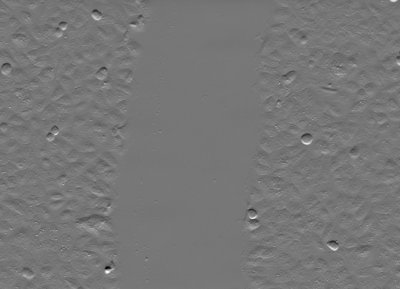
#> input picture images/scratch.jpg, 400 x 289 px
$ python 26_What_are_features_in_machine_learning.py
#> lines starting #> are read from the running program, lines starting #| are printed output that depends on the picture
# Feature is a characteristic that describe your data.

# For example, an image has 5 regions to distinguish, so we can use pixel value
# or brightness level to distinguish it. So pixel value can be a great feature.

# Other features can be that describes the edges (edges are thos where pixel value changes)

# other features can be texture, orientation, local contrast.

# So, in case of images, we can think of features as the result of  various filters that
# we apply to this image. Now what filters can be applied ? By seeing the image,
# user can say these features are best one. if we have feature vector of size 10 it means
# we have 10 different features.

# If we know what features are needed then we don't need ML.

# How to define features and feature vectors

# import cv2
# from  skimage.filters.rank import  entropy
# from  skimage.morphology import disk
#
# # img=cv2.imread('images/scratch.jpg')
# # img=cv2.cvtColor(img,cv2.COLOR_BGR2GRAY)
# # # for this image entropy filter is a good feature for segmentation based on texture.
# # # entropy is a measure of disorderness
# #
# # entropy_img = entropy(img,disk(1))
# #
# # cv2.imshow('original img',img)
# # cv2.imshow('entropy image',entropy_img)
# # cv2.waitKey(0)
# # cv2.destroyAllWindows()
#
# img=cv2.imread('images/Yeast_Cells.png')
# img=cv2.cvtColor(img,cv2.COLOR_BGR2GRAY)
# # for this image entropy filter is a good feature for segmentation based on texture.
# # entropy is a measure of disorderness
#
# entropy_img = entropy(img,disk(1))
#
# # cv2.imshow('original img',img)
# # cv2.imshow('entropy image',entropy_img)
# # cv2.waitKey(0)
# # cv2.destroyAllWindows()
# #
# # # Here entropy is not a good filter
#
# # use gaussian_blur filter
#
# from scipy import ndimage as nd
# from skimage.filters import sobel
#
# gaussian_img = nd.gaussian_filter(img,sigma=3)
# # larger the sigma value the more blurry the image is
#
# sobel=sobel(img)
#
# cv2.imshow('original img',img)
# cv2.imshow('gaussian image',gaussian_img)
# cv2.imshow('sobel image',sobel)
# cv2.waitKey(0)
# cv2.destroyAllWindows()
#
# # Here sobel filter is a good filter to separate the cells in the image


####################################################################################

# How to create feature vector


import cv2
from  skimage.filters.rank import  entropy
from  skimage.morphology import disk
from scipy import ndimage as nd
from skimage.filters import sobel
import  pandas as pd

img=cv2.imread('images/scratch.jpg')
#> img is the input picture: shape (289, 400, 3); min 0, max 255, mean 118.6
img=cv2.cvtColor(img,cv2.COLOR_BGR2GRAY)
#> img: shape (289, 400)

# create 1-d array of image pixels in pandas df

img2=img.reshape(-1)

df=pd.DataFrame()

df['Original Pixel Values']=img2

entropy_img = entropy(img,disk(1))
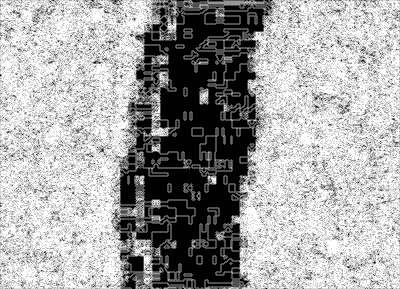
#> entropy_img: shape (289, 400) float64; min 0, max 2.32, mean 1.5; drawn with min black and max white
entropy1=entropy_img.reshape(-1)
df['Entropy']=entropy1

gaussian_img = nd.gaussian_filter(img,sigma=3)
# # larger the sigma value the more blurry the image is
gaussian1=gaussian_img.reshape(-1)
df['Gaussian']=gaussian1

sobel_img=sobel(img)
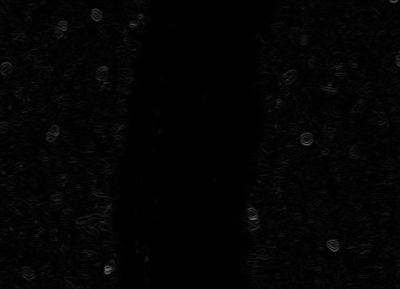
#> sobel_img: shape (289, 400) float64; min 0, max 0.469, mean 0.0152
sobel1=sobel_img.reshape(-1)
df['Sobel']=sobel1

print(df)

# In many situations, Gabol Filter is so useful so we should also have to use it.

$ run again, with images/Yeast_Cells.png saved as images/scratch.jpg
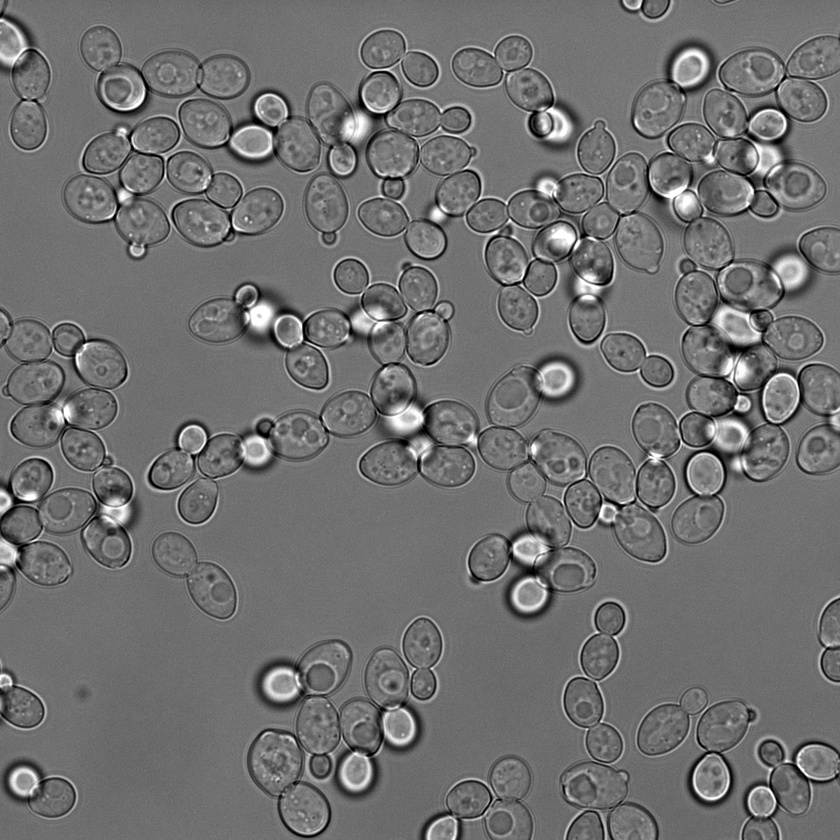
#> input picture images/Yeast_Cells.png, 840 x 840 px, shrunk from 1024 x 1024 before the run
#> img is the input picture: shape (840, 840, 3); min 0, max 255, mean 112
#> img: shape (840, 840)
#> `entropy_img = entropy(img,disk(1))`:
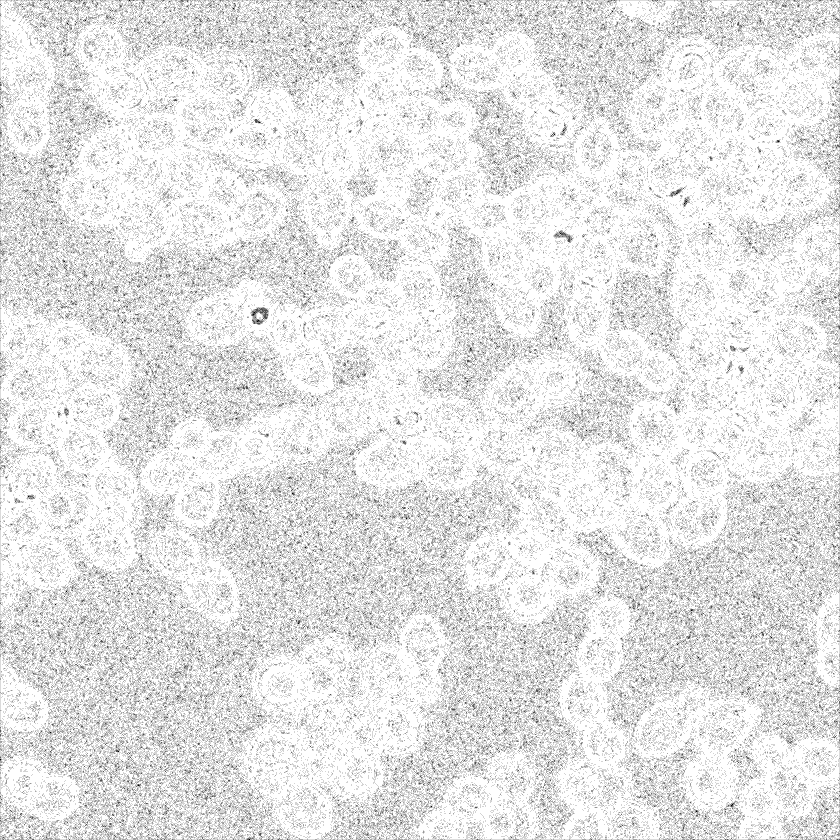
#> entropy_img: shape (840, 840) float64; min 0, max 2.32, mean 2.09; drawn with min black and max white
#> `sobel_img=sobel(img)`:
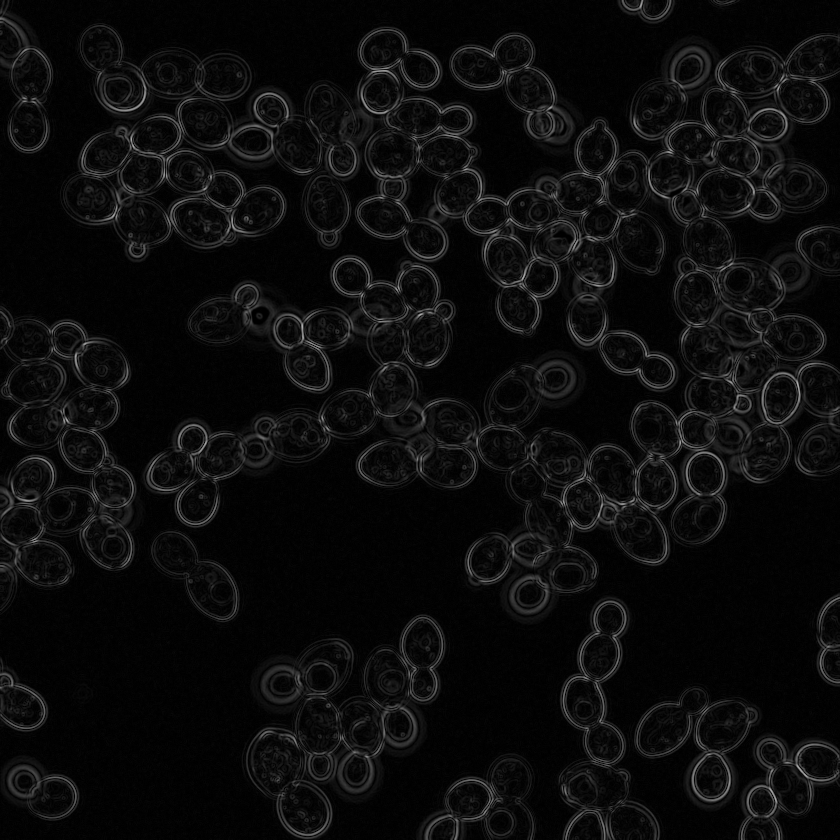
#> sobel_img: shape (840, 840) float64; min 0, max 0.688, mean 0.0491
